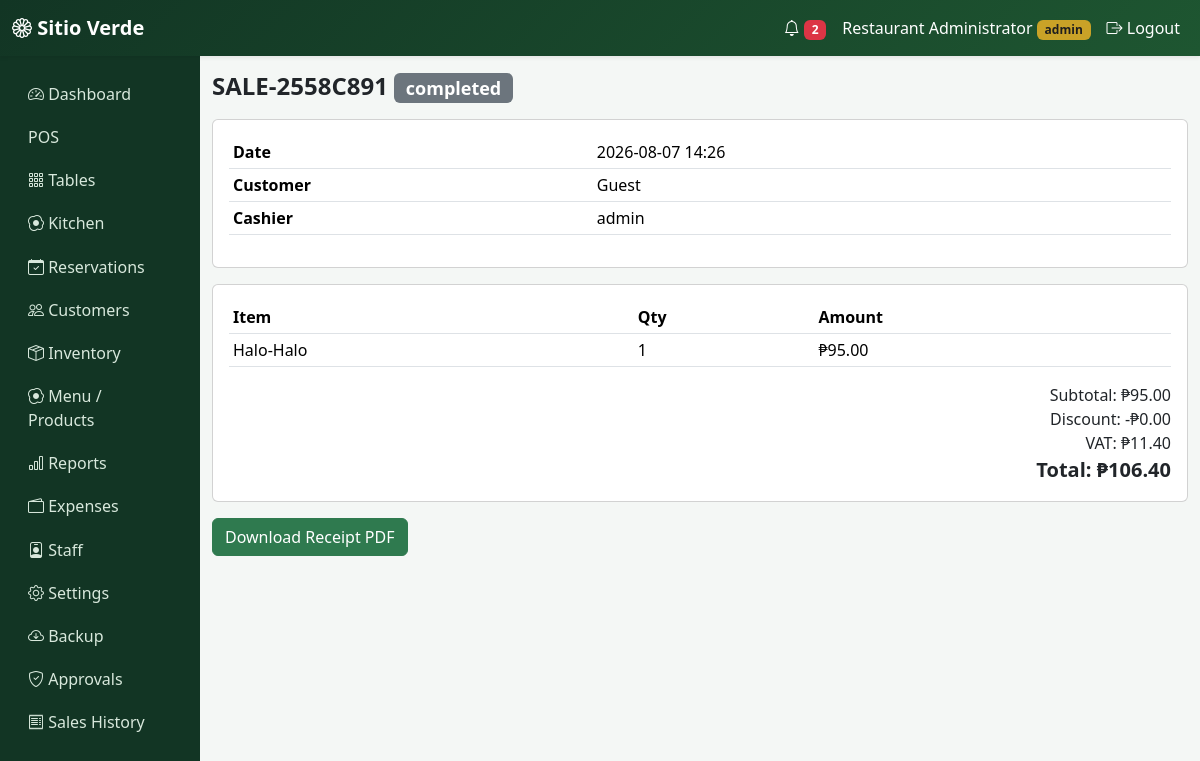
/pos/sale/2 (signed in), run on the app's committed database.
### app/models.py (models this page shows, shortened)
class User(db.Model, UserMixin):
    id = db.Column(db.Integer, primary_key=True)
    username = db.Column(db.String(64), unique=True, nullable=False)
    password_hash = db.Column(db.String(256), nullable=False)
    role = db.Column(db.String(20), default="staff", nullable=False)  # admin | staff
    name = db.Column(db.String(120))
    active = db.Column(db.Boolean, default=True)
    created_at = db.Column(db.DateTime, default=datetime.utcnow)
    def is_admin(self):
        return self.role == "admin"

class Sale(db.Model):
    id = db.Column(db.Integer, primary_key=True)
    sale_number = db.Column(db.String(20), unique=True, nullable=False)
    customer_id = db.Column(db.Integer, db.ForeignKey("customer.id"))
    customer_name = db.Column(db.String(120))
    is_walkin = db.Column(db.Boolean, default=False)
    queue_number = db.Column(db.String(10))
    table_id = db.Column(db.Integer, db.ForeignKey("restaurant_table.id"))
    reservation_id = db.Column(db.Integer, db.ForeignKey("reservation.id"))
    subtotal = db.Column(db.Float, default=0)
    discount = db.Column(db.Float, default=0)
    discount_type = db.Column(db.String(30), default="none")
    vat = db.Column(db.Float, default=0)
    total = db.Column(db.Float, default=0)
    amount_tendered = db.Column(db.Float, default=0)
    change = db.Column(db.Float, default=0)
    status = db.Column(db.String(20), default="completed")
    void_reason = db.Column(db.String(255))
    voided_by_id = db.Column(db.Integer, db.ForeignKey("user.id"))
    requires_approval = db.Column(db.Boolean, default=False)
    approved_by_id = db.Column(db.Integer, db.ForeignKey("user.id"))
    cashier_id = db.Column(db.Integer, db.ForeignKey("user.id"))
    created_at = db.Column(db.DateTime, default=datetime.utcnow)
    items = db.relationship(
        "SaleItem", backref="sale", lazy=True, cascade="all, delete-orphan"
    )
    payments = db.relationship(
        "SalePayment", backref="sale", lazy=True, cascade="all, delete-orphan"
    )
    cashier = db.relationship("User", foreign_keys=[cashier_id])
    reservation = db.relationship("Reservation", foreign_keys=[reservation_id])

class SaleItem(db.Model):
    id = db.Column(db.Integer, primary_key=True)
    sale_id = db.Column(db.Integer, db.ForeignKey("sale.id"))
    product_id = db.Column(db.Integer, db.ForeignKey("product.id"))
    product_name = db.Column(db.String(120))
    quantity = db.Column(db.Integer, default=1)
    price = db.Column(db.Float)
    line_total = db.Column(db.Float, default=0)
    is_senior_pwd = db.Column(db.Boolean, default=False)  # per-line discount flag
    is_buffet = db.Column(db.Boolean, default=False)
    buffet_adult = db.Column(db.Integer, default=0)
    buffet_senior = db.Column(db.Integer, default=0)
    buffet_pwd = db.Column(db.Integer, default=0)
    buffet_kids = db.Column(db.Integer, default=0)
    buffet_free = db.Column(db.Integer, default=0)
    kitchen_status = db.Column(db.String(20), default="preparing")

### app/pos/routes.py (the view)
@pos.route("/sale/<int:sale_id>")
@login_required
def sale_detail(sale_id):
    sale = Sale.query.get_or_404(sale_id)
    return render_template("pos/sale_detail.html", sale=sale)

### app/notifications/helpers.py (called while the page is built)
def unread_notification_count():
    return Notification.query.filter_by(is_read=False).count()

### app/templates/pos/sale_detail.html (shortened to what this page needs)
{% extends "base.html" %}
{% block content %}
<h4 class="fw-bold mb-3">{{ sale.sale_number }} <span class="badge bg-secondary">{{ sale.status }}</span></h4>
<div class="card p-3 mb-3">
  <table class="table table-sm">
    <tr><th>Date</th><td>{{ sale.created_at.strftime('%Y-%m-%d %H:%M') }}</td></tr>
    <tr><th>Customer</th><td>{{ sale.customer_name }}</td></tr>
    <tr><th>Cashier</th><td>{{ sale.cashier.username if sale.cashier else '' }}</td></tr>
  </table>
</div>
<div class="card p-3 mb-3">
  <table class="table table-sm">
    <thead><tr><th>Item</th><th>Qty</th><th>Amount</th></tr></thead>
    <tbody>{% for i in sale.items %}<tr><td>{{ i.product_name }}</td><td>{{ i.quantity }}</td><td>₱{{ '%.2f'|format(i.line_total) }}</td></tr>{% endfor %}</tbody>
  </table>
  <div class="text-end">
    <div>Subtotal: ₱{{ '%.2f'|format(sale.subtotal) }}</div>
    <div>Discount: -₱{{ '%.2f'|format(sale.discount) }}</div>
    <div>VAT: ₱{{ '%.2f'|format(sale.vat) }}</div>
    <div class="fw-bold fs-5">Total: ₱{{ '%.2f'|format(sale.total) }}</div>
  </div>
</div>
<a href="{{ url_for('pos.receipt', sale_id=sale.id) }}" class="btn btn-sv">Download Receipt PDF</a>
{% endblock %}

### app/templates/base.html (shortened to what this page needs)
<!DOCTYPE html>
<html lang="en">
<head>
  <link href="https://cdn.jsdelivr.net/npm/bootstrap@5.3.3/dist/css/bootstrap.min.css" rel="stylesheet">
  <link href="https://cdn.jsdelivr.net/npm/bootstrap-icons@1.11.3/font/bootstrap-icons.css" rel="stylesheet">
  <link href="{{ url_for('static', filename='css/style.css') }}" rel="stylesheet">
</head>
<body>
{% if current_user.is_authenticated %}
<nav class="navbar navbar-expand-lg navbar-sv shadow-sm">
  <div class="container-fluid">
    <a class="navbar-brand fw-bold" href="{{ url_for('main.dashboard') }}"><i class="bi bi-flower1"></i> Sitio Verde</a>
    <div class="collapse navbar-collapse" id="nav1">
      <ul class="navbar-nav ms-auto align-items-lg-center">
        <li class="nav-item">
          <a class="nav-link" href="{{ url_for('notifications.list_notifications') }}">
            <i class="bi bi-bell"></i>
            {% if unread_notifications %}<span class="badge bg-danger">{{ unread_notifications }}</span>{% endif %}
          </a>
        </li>
        <li class="nav-item"><span class="nav-link">{{ current_user.name or current_user.username }} <small class="badge badge-sv">{{ current_user.role }}</small></span></li>
        <li class="nav-item"><a class="nav-link" href="{{ url_for('auth.logout') }}"><i class="bi bi-box-arrow-right"></i> Logout</a></li>
      </ul>
    </div>
  </div>
</nav>
<div class="container-fluid">
  <div class="row">
    <div class="col-lg-2 sidebar py-3 d-none d-lg-block">
      <a href="{{ url_for('main.dashboard') }}"><i class="bi bi-speedometer2"></i> Dashboard</a>
      <a href="{{ url_for('pos.index') }}"> POS</a>
      <a href="{{ url_for('tables_bp.layout') }}"><i class="bi bi-grid-3x3-gap"></i> Tables</a>
      <a href="{{ url_for('kitchen.queue') }}"><i class="bi bi-egg-fried"></i> Kitchen</a>
      <a href="{{ url_for('reservations.list_reservations') }}"><i class="bi bi-calendar-check"></i> Reservations</a>
      <a href="{{ url_for('customers.list_customers') }}"><i class="bi bi-people"></i> Customers</a>
      {% if current_user.is_admin() %}
      <a href="{{ url_for('inventory.list_items') }}"><i class="bi bi-box-seam"></i> Inventory</a>
      <a href="{{ url_for('admin.products') }}"><i class="bi bi-egg-fried"></i> Menu / Products</a>
      <a href="{{ url_for('reports.index') }}"><i class="bi bi-bar-chart"></i> Reports</a>
      <a href="{{ url_for('expenses.list_expenses') }}"><i class="bi bi-wallet2"></i> Expenses</a>
      <a href="{{ url_for('admin.users') }}"><i class="bi bi-person-badge"></i> Staff</a>
      <a href="{{ url_for('admin.settings') }}"><i class="bi bi-gear"></i> Settings</a>
      <a href="{{ url_for('admin.backup') }}"><i class="bi bi-cloud-arrow-down"></i> Backup</a>
      <a href="{{ url_for('pos.approvals') }}"><i class="bi bi-shield-check"></i> Approvals</a>
      {% endif %}
      <a href="{{ url_for('pos.history') }}"><i class="bi bi-receipt"></i> Sales History</a>
    </div>
    <div class="col-lg-10 py-3">
      {% block content %}{% endblock %}
    </div>
  </div>
</div>
{% else %}
  {% block guest_content %}{% endblock %}
{% endif %}
</body>
</html>

### app/static/css/style.css (style rules this page uses)
:root { --sv-green-900: #123524; --sv-green-700: #1e5631; --sv-green-600: #2f7a4f; --sv-green-100: #eaf5ec; --sv-gold: #c9a227; }
body { background: #f4f7f5; font-family: 'Segoe UI', system-ui, sans-serif; }
.navbar-sv { background: linear-gradient(135deg, var(--sv-green-900), var(--sv-green-700)); }
.navbar-sv .nav-link, .navbar-sv .navbar-brand { color: #fff !important; }
.sidebar { background: var(--sv-green-900); min-height: 100vh; }
.sidebar a { color: #d8e8dc; display:block; padding: .6rem 1rem; text-decoration:none; border-radius:6px; }
.btn-sv { background: var(--sv-green-600); border-color: var(--sv-green-600); color:#fff; }
.badge-sv { background: var(--sv-gold); color:#1e1e1e; }

### data on the page
User: name "Restaurant Administrator", role "admin", cashier "admin"
Sale: sale_number "SALE-2558C891", status "completed", created_at "2026-08-07 14:26", customer_name "Guest", subtotal "95.00", discount "0.00", vat "11.40", total "106.40"
SaleItem: product_name "Halo-Halo", quantity "1", line_total "95.00"

### other printed values
{{ unread_notifications }} "2"
